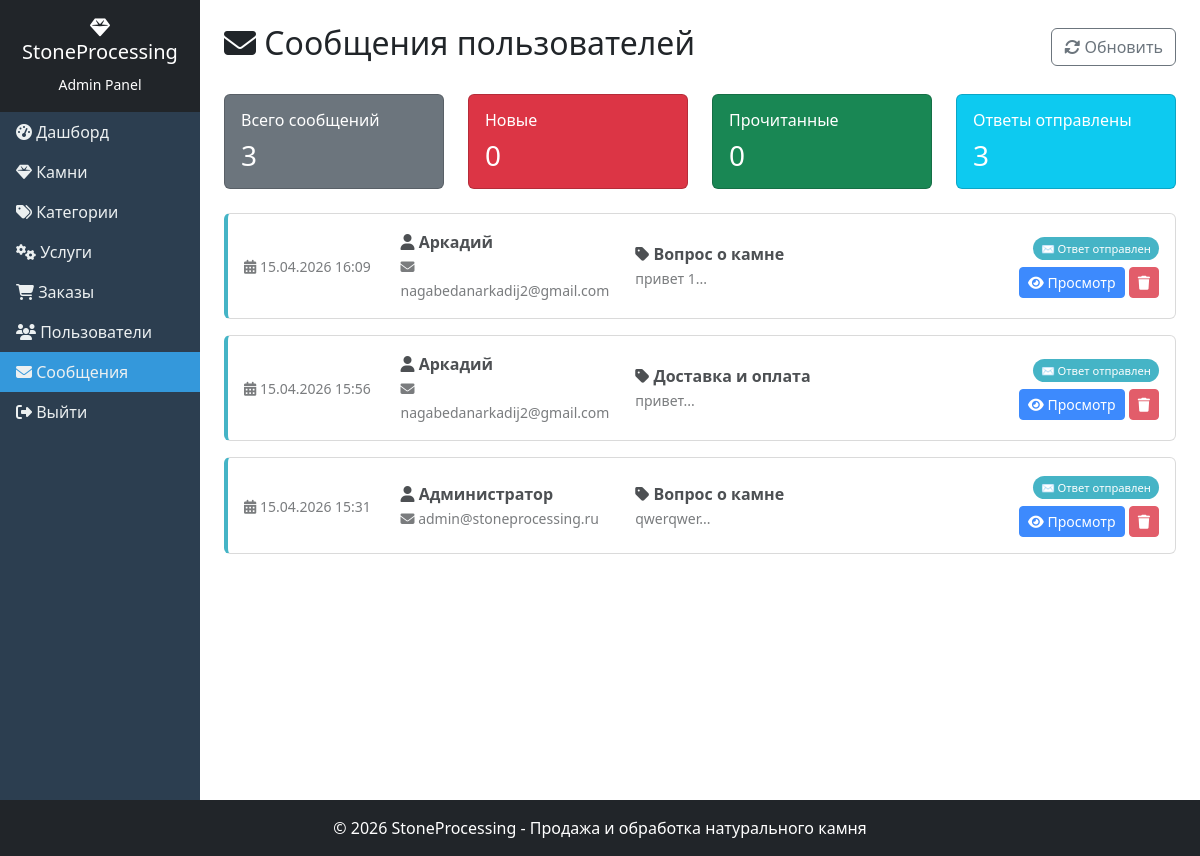
Page /admin/messages.php (signed in) on the committed database.
### tables this page shows
CREATE TABLE `messages` (
  `id` int(11) NOT NULL,
  `user_id` int(11) DEFAULT NULL,
  `name` varchar(100) NOT NULL,
  `email` varchar(100) NOT NULL,
  `subject` varchar(200) NOT NULL,
  `message` text NOT NULL,
  `status` enum('new','read','replied') DEFAULT 'new',
  `admin_reply` text DEFAULT NULL,
  `replied_at` timestamp NULL DEFAULT NULL,
  `created_at` timestamp NOT NULL DEFAULT current_timestamp(),
  `is_read_by_user` tinyint(4) DEFAULT 0
);

### admin/messages.php (the view, shortened to what this page needs)
<?php
require_once '../config/db.php';
$messages = $pdo->query("
    SELECT m.*, u.username
    FROM messages m
    LEFT JOIN users u ON m.user_id = u.id
    ORDER BY
        CASE WHEN m.status = 'new' THEN 0 ELSE 1 END,
        m.created_at DESC
")->fetchAll();
$stats = [
    'total' => $pdo->query("SELECT COUNT(*) FROM messages")->fetchColumn(),
    'new' => $pdo->query("SELECT COUNT(*) FROM messages WHERE status = 'new'")->fetchColumn(),
    'read' => $pdo->query("SELECT COUNT(*) FROM messages WHERE status = 'read'")->fetchColumn(),
    'replied' => $pdo->query("SELECT COUNT(*) FROM messages WHERE status = 'replied'")->fetchColumn(),
];
?>
<!DOCTYPE html>
<html lang="ru">
<head>
    <link href="https://cdn.jsdelivr.net/npm/bootstrap@5.3.0/dist/css/bootstrap.min.css" rel="stylesheet">
    <link rel="stylesheet" href="https://cdnjs.cloudflare.com/ajax/libs/font-awesome/6.4.0/css/all.min.css">
</head>
<body>
    <div class="container-fluid">
        <div class="row">
            <div class="col-md-2 p-0 sidebar">
                <div class="p-3 text-white text-center bg-dark">
                    <h5><i class="fas fa-gem"></i> StoneProcessing</h5>
                    <small>Admin Panel</small>
                </div>
                <nav class="nav flex-column">
                    <a class="nav-link" href="index.php"><i class="fas fa-tachometer-alt"></i> Дашборд</a>
                    <a class="nav-link" href="stones.php"><i class="fas fa-gem"></i> Камни</a>
                    <a class="nav-link" href="categories.php"><i class="fas fa-tags"></i> Категории</a>
                    <a class="nav-link" href="services.php"><i class="fas fa-cogs"></i> Услуги</a>
                    <a class="nav-link" href="orders.php"><i class="fas fa-shopping-cart"></i> Заказы</a>
                    <a class="nav-link" href="users.php"><i class="fas fa-users"></i> Пользователи</a>
                    <a class="nav-link active" href="messages.php"><i class="fas fa-envelope"></i> Сообщения</a>
                    <a class="nav-link" href="../logout.php"><i class="fas fa-sign-out-alt"></i> Выйти</a>
                </nav>
            </div>
            <div class="col-md-10 p-4">
                <div class="d-flex justify-content-between align-items-center mb-4">
                    <h2><i class="fas fa-envelope"></i> Сообщения пользователей</h2>
                    <a href="messages.php" class="btn btn-outline-secondary">
                        <i class="fas fa-sync-alt"></i> Обновить
                    </a>
                </div>
                <div class="row mb-4">
                    <div class="col-md-3">
                        <div class="card stat-card text-white bg-secondary">
                            <div class="card-body">
                                <h6 class="card-title">Всего сообщений</h6>
                                <h3 class="mb-0"><?= $stats['total'] ?></h3>
                            </div>
                        </div>
                    </div>
                    <div class="col-md-3">
                        <div class="card stat-card text-white bg-danger">
                            <div class="card-body">
                                <h6 class="card-title">Новые</h6>
                                <h3 class="mb-0"><?= $stats['new'] ?></h3>
                            </div>
                        </div>
                    </div>
                    <div class="col-md-3">
                        <div class="card stat-card text-white bg-success">
                            <div class="card-body">
                                <h6 class="card-title">Прочитанные</h6>
                                <h3 class="mb-0"><?= $stats['read'] ?></h3>
                            </div>
                        </div>
                    </div>
                    <div class="col-md-3">
                        <div class="card stat-card text-white bg-info">
                            <div class="card-body">
                                <h6 class="card-title">Ответы отправлены</h6>
                                <h3 class="mb-0"><?= $stats['replied'] ?></h3>
                            </div>
                        </div>
                    </div>
                </div>
                <?php if(empty($messages)): ?>
                    <div class="alert alert-info text-center py-5">
                        <i class="fas fa-inbox fa-3x mb-3"></i>
                        <h5>Нет сообщений</h5>
                        <p>Сообщения от пользователей будут отображаться здесь.</p>
                    </div>
                <?php else: ?>
                    <?php foreach($messages as $msg): ?>
                    <div class="card mb-3 message-card message-<?= $msg['status'] ?>">
                        <div class="card-body">
                            <div class="row align-items-center">
                                <div class="col-md-2">
                                    <small class="text-muted">
                                        <i class="fas fa-calendar-alt"></i> <?= date('d.m.Y H:i', strtotime($msg['created_at'])) ?>
                                    </small>
                                </div>
                                <div class="col-md-3">
                                    <strong><i class="fas fa-user"></i> <?= htmlspecialchars($msg['name']) ?></strong><br>
                                    <small class="text-muted"><i class="fas fa-envelope"></i> <?= htmlspecialchars($msg['email']) ?></small>
                                </div>
                                <div class="col-md-4">
                                    <strong><i class="fas fa-tag"></i> <?= htmlspecialchars($msg['subject']) ?></strong><br>
                                    <small class="text-muted"><?= mb_substr(htmlspecialchars($msg['message']), 0, 60) ?>...</small>
                                </div>
                                <div class="col-md-3 text-end">
                                    <span class="status-badge status-<?= $msg['status'] ?>">
                                        <?php if($msg['status'] == 'new'): ?>🆕 Новое
                                        <?php elseif($msg['status'] == 'read'): ?>✓ Прочитано
                                        <?php else: ?>✉ Ответ отправлен<?php endif; ?>
                                    </span>
                                    <div class="mt-2">
                                        <button class="btn btn-sm btn-primary" data-bs-toggle="modal" data-bs-target="#viewModal<?= $msg['id'] ?>">
                                            <i class="fas fa-eye"></i> Просмотр
                                        </button>
                                        <a href="?delete=<?= $msg['id'] ?>" class="btn btn-sm btn-danger" onclick="return confirm('Удалить сообщение?')">
                                            <i class="fas fa-trash"></i>
                                        </a>
                                    </div>
                                </div>
                            </div>
                        </div>
                    </div>
                    <?php endforeach; ?>
                <?php endif; ?>
            </div>
        </div>
    </div>
    <?php include '../includes/footer.php'; ?>
</body>
</html>

### admin/messages.php (style rules this page uses)
.sidebar { min-height: 100vh; background: #2c3e50; }
.sidebar .nav-link { color: #ecf0f1; }
.sidebar .nav-link.active { background: #3498db; }
.message-card { transition: all 0.3s; cursor: pointer; }
.message-replied { border-left: 4px solid #17a2b8; opacity: 0.8; }
.status-badge { padding: 4px 8px; border-radius: 12px; font-size: 0.7rem; font-weight: 500; }
.status-replied { background: #17a2b8; color: white; }
.stat-card { transition: transform 0.3s; cursor: pointer; }

### includes/footer.php (style rules this page uses)
html, body { height: 100%; margin: 0; padding: 0; }
body { display: flex; flex-direction: column; min-height: 100vh; }

### rows in the picture
messages: id "3", is_read_by_user "0", created_at "15.04.2026 16:09", name "Аркадий", email "nagabedanarkadij2@gmail.com", subject "Вопрос о камне", message "привет 1", status "✉ Ответ отправлен"
messages: created_at "15.04.2026 15:56", name "Аркадий", email "nagabedanarkadij2@gmail.com", subject "Доставка и оплата", message "привет", status "✉ Ответ отправлен"
messages: created_at "15.04.2026 15:31", name "Администратор", email "admin@stoneprocessing.ru", subject "Вопрос о камне", message "qwerqwer", status "✉ Ответ отправлен"
